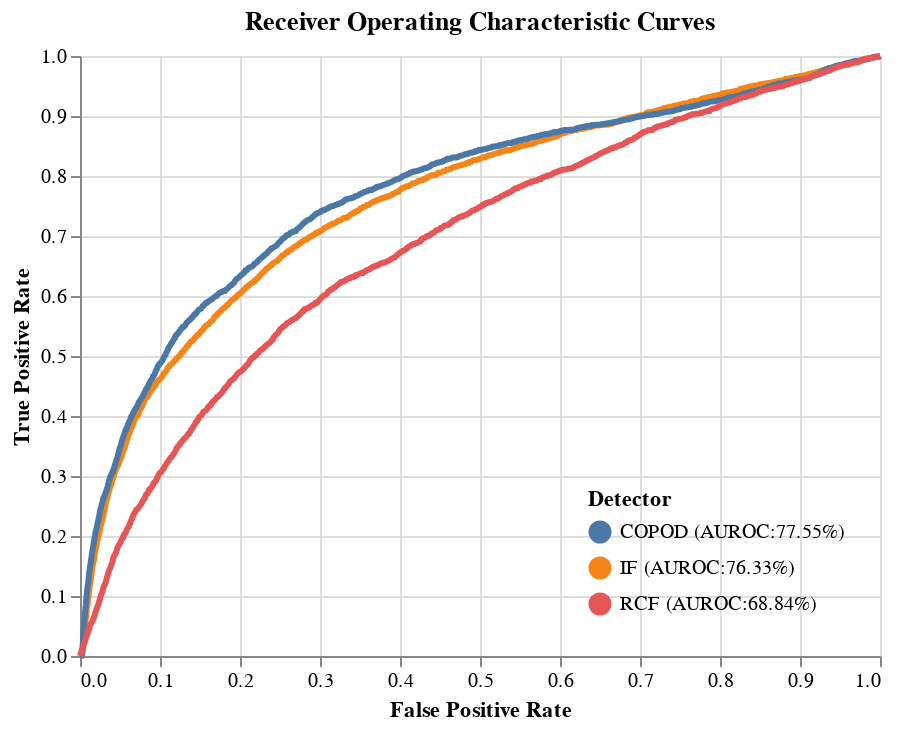

Notebook source saved alongside this figure:
### Code cell
x = np.linspace(0, 1, int(5000 / 3))
source = np.c_[x, interp1d(roc_curves[0], roc_curves[1])(x), interp1d(roc_curves[3], roc_curves[4])(x), interp1d(roc_curves[6], roc_curves[7])(x)]
columns = ['IF (AUROC:{:0.2%})'.format(aurocs[0]), 'COPOD (AUROC:{:0.2%})'.format(aurocs[1]), 'RCF (AUROC:{:0.2%})'.format(aurocs[2])]
source = pd.DataFrame(source, columns=['x'] + columns)
source = pd.melt(source, id_vars=['x'], value_vars=columns)

highlight = alt.selection(type='single', on='mouseover', fields=['variable'], nearest=True)
base = alt.Chart(source).encode(
    x=alt.X('x:Q', title='False Positive Rate'),
    y=alt.Y('value:Q', title='True Positive Rate'),
    color=alt.Color('variable:N', legend=alt.Legend(title='Detector', orient='bottom-right'))
)
points = base.mark_circle().encode(
    opacity=alt.value(0)).add_selection(
    highlight
).properties()
line = base.mark_line().encode(
    size=alt.condition(~highlight, alt.value(1.5), alt.value(3))
)
(points + line).properties(title='Receiver Operating Characteristic Curves')

### Figure 1 — Vega-Lite specification as saved in the notebook (floating-point values rounded to 4 significant figures; data arrays with more than 128 entries replaced by an {"elided": "..."} marker saying what was removed)
{"config": {"view": {"continuousWidth": 400, "continuousHeight": 300}}, "layer": [{"mark": "circle", "encoding": {"color": {"type": "nominal", "field": "variable", "legend": {"orient": "bottom-right", "title": "Detector"}}, "opacity": {"value": 0}, "x": {"type": "quantitative", "field": "x", "title": "False Positive Rate"}, "y": {"type": "quantitative", "field": "value", "title": "True Positive Rate"}}, "selection": {"selector003": {"type": "single", "on": "mouseover", "fields": ["variable"], "nearest": true}}}, {"mark": "line", "encoding": {"color": {"type": "nominal", "field": "variable", "legend": {"orient": "bottom-right", "title": "Detector"}}, "size": {"condition": {"value": 1.5, "selection": {"not": "selector003"}}, "value": 3}, "x": {"type": "quantitative", "field": "x", "title": "False Positive Rate"}, "y": {"type": "quantitative", "field": "value", "title": "True Positive Rate"}}}], "data": {"name": "data-6155ea83b542a7f9e3c41fafddef3f35"}, "title": "Receiver Operating Characteristic Curves", "$schema": "https://vega.github.io/schema/vega-lite/v4.8.1.json", "datasets": {"data-6155ea83b542a7f9e3c41fafddef3f35": {"elided": "4998 records"}}}
